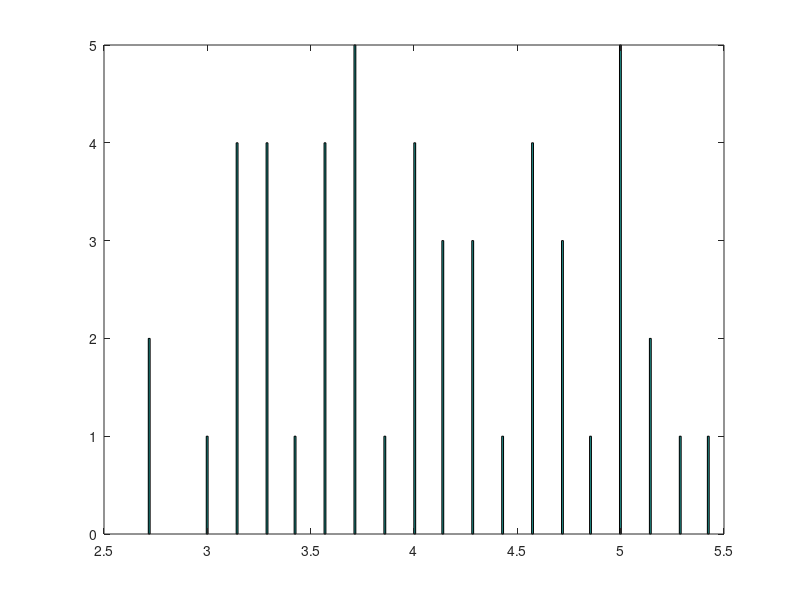

The MATLAB script that drew this image:
% 1.
% log L = -l * n + (Sum x_i) log l - Sum log (x_i!)
% d log L / d l = -n + (Sum x_i) / l = 0 
% QED

% 2.

function mu_lambda_avg = ex_3_1()
M = 50;
n = 7;
lambda = 4;
S = [];

for sample=1:M
    for i=1:n
        S(sample, i) = poissrnd(lambda);
    end
end

S = S';

mu_lambda = sum(S)/n;
mu_lambda_avg = sum(mu_lambda)/M
hist(mu_lambda, 300);
